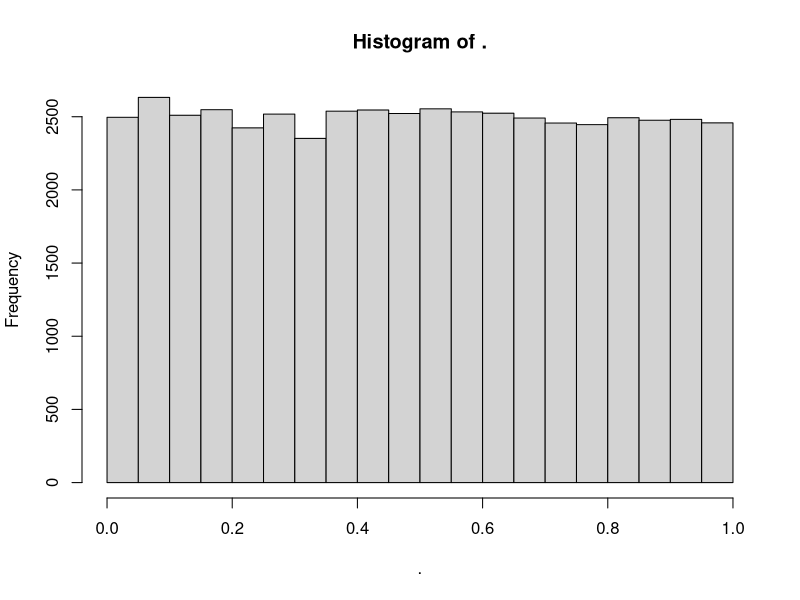
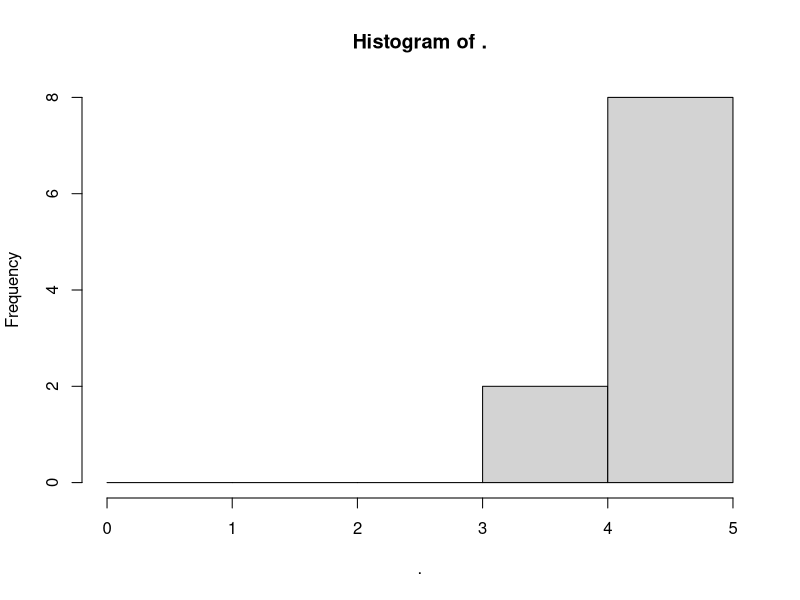
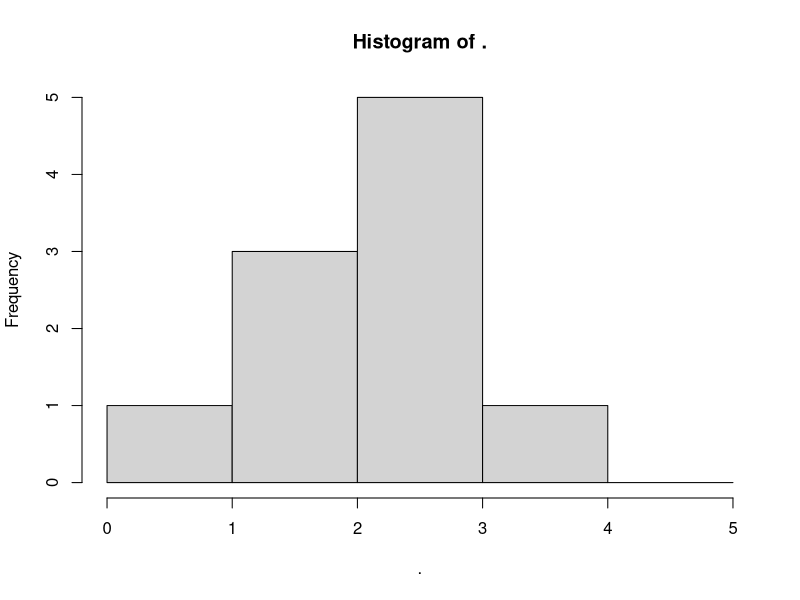
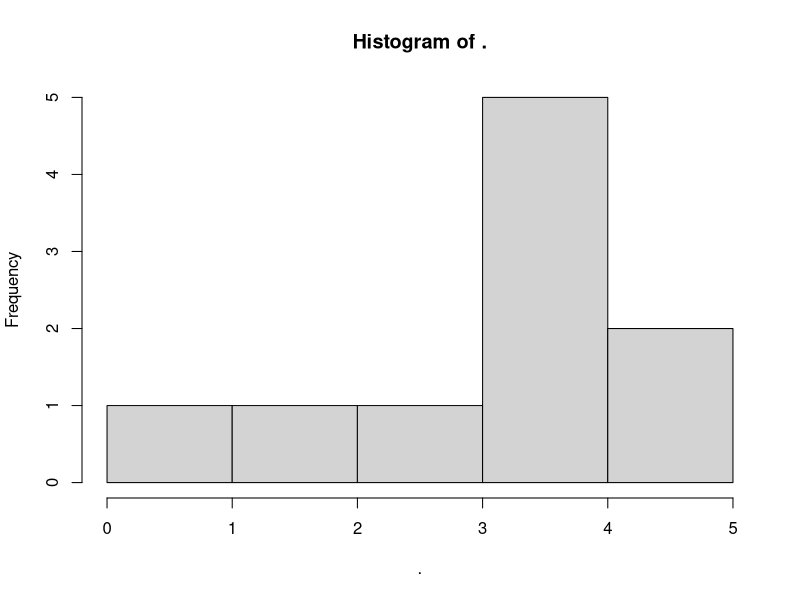
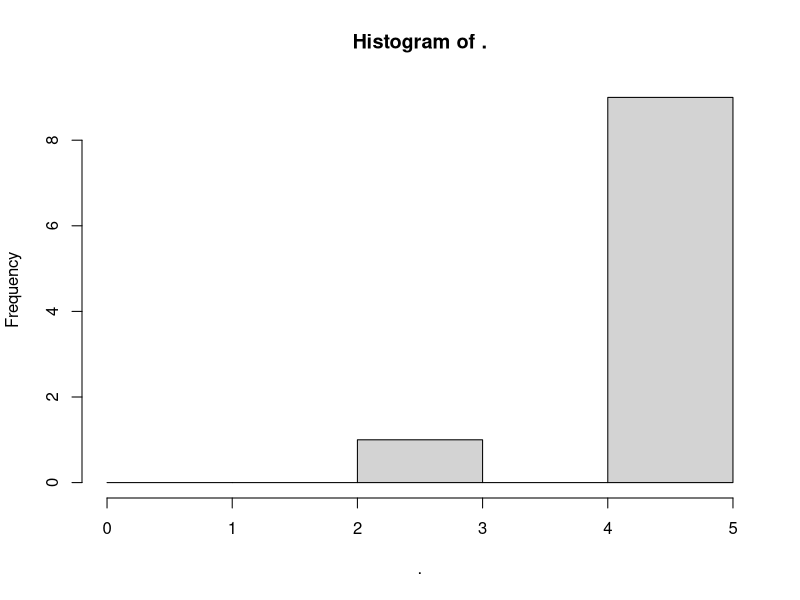
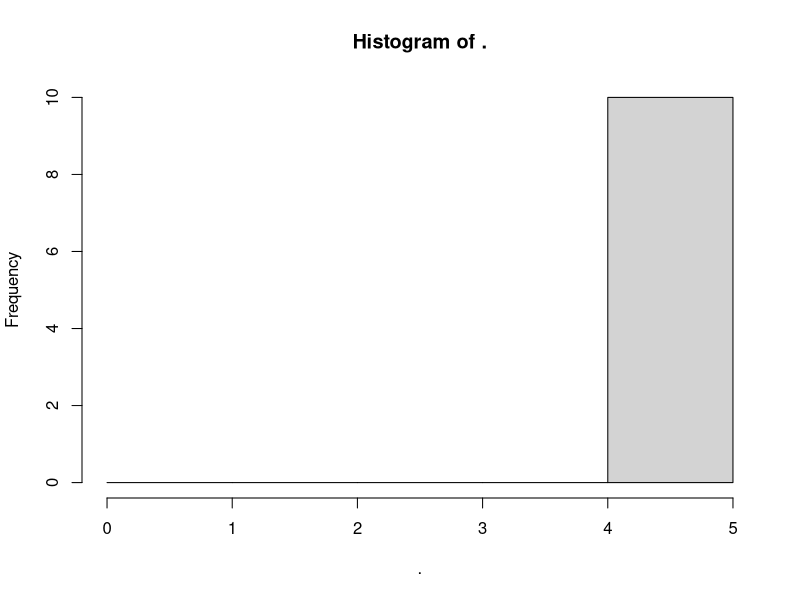

Recreate these plots in R, in order.
## ---- chunk 1
library(tidyverse)
library(viridis)
knitr::opts_chunk$set(
	echo = FALSE,
	warning = FALSE,
	message = FALSE,
	fig.width = 8, 
  fig.height = 6,
  out.width = "90%"
)
options(
  ggplot2.continuous.colour = "viridis",
  ggplot2.continuous.fill = "viridis"
)
scale_colour_discrete = scale_colour_viridis_d
scale_fill_discrete = scale_fill_viridis_d
theme_set(theme_minimal() + theme(legend.position = "bottom"))
## ---- chunk 2
set.seed(719)
data = runif(50000) %>% 
  tibble() %>% 
  rename("value" = ".")

data %>% 
  pull(value) %>% 
  hist(.)
## ---- chunk 3
design3plus3 = function(n = 10, p = c(0.017, 0.043, 0.1, 0.22, 0.41)) {
  ntox = 0
  i = 1
  j = 1
  l = 1
  res = vector(mode = "list", length = 30)
  fin = NULL
  for (l in 1:n) {
    ntox = 0
    while (ntox < 2 & i < 6) {
      ntox = 0
      for (k in (3*(j-1)+1):(3*(j-1)+3)) {
        ntox = if_else(pull(data, value)[[k]] < p[[i]], (ntox + 1), ntox)
        res = rbind(res, cbind(ntox, i, k, l))
      }
      if(ntox == 1) {
        for (k in (3*j+1):(3*j+3)) {
          ntox = if_else(pull(data, value)[[k]] < p[[i]], (ntox + 1), ntox)
          res = rbind(res, cbind(ntox, i, k, l))
        }
        j = j + 1
      }
      # else {
      #   ntox = 0
      #   i = i + 1
      #   j = j + 1
      # }
      # ntox = 0
      i = i + 1
      j = j + 1
    }
    if (ntox < 2) {
      i = i - 1
    }
    fin[[l]] = res %>%
      data.frame() %>%
      tibble() %>%
      unnest(cols = c(ntox, i, k, l)) %>%
      summarize(ntox = last(ntox),
                i = last(i),
                k = last(k),
                l = last(l))
    i = 1
    j = k/3 + 1
    ntox = 0
    l = l + 1
  }
  fin = bind_rows(fin)
  return(fin)
}
## ---- chunk 4
finl_df = design3plus3()
## ---- chunk 5
finl_df %>% 
  pull(i) %>% 
  hist(breaks = c(0:5))
## ---- chunk 6
finl_df1 = design3plus3(p = c(0.10, 0.22, 0.41, 0.64, 0.81))
## ---- chunk 7
finl_df1 %>%
  pull(i) %>%
  hist(breaks = c(0:5))
## ---- chunk 8
finl_df2 = design3plus3(p = c(0.043, 0.10, 0.22, 0.41, 0.64))
## ---- chunk 9
finl_df2 %>%
  pull(i) %>%
  hist(breaks = c(0:5))
## ---- chunk 10
finl_df3 = design3plus3(p = c(0.007, 0.017, 0.043, 0.10, 0.22))
## ---- chunk 11
finl_df3 %>%
  pull(i) %>%
  hist(breaks = c(0:5))
## ---- chunk 12
finl_df4 = design3plus3(p = c(0.003, 0.007, 0.017, 0.043, 0.10))
## ---- chunk 13
finl_df4 %>%
  pull(i) %>%
  hist(breaks = c(0:5))
